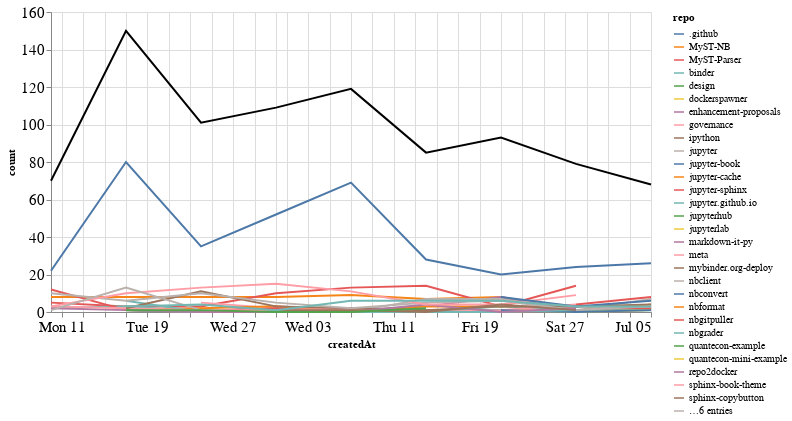

Notebook cell for this chart:
### Markdown cell above
## Comments

### Code cell
comments_time = comments.groupby('repo').resample('W', on='createdAt').count()['author'].reset_index()
comments_time = comments_time.rename(columns={'author': 'count'})
comments_time_total = comments_time.groupby('createdAt').agg({"count": "sum"}).reset_index()
ch1 = alt.Chart(comments_time, width=600).mark_line().encode(
    x='createdAt',
    y='count',
    color='repo',
    tooltip="repo"
)

ch2 = alt.Chart(comments_time_total, width=600).mark_line(color="black").encode(
    x='createdAt',
    y='count',
)

ch1 + ch2

### Figure 1 — Vega-Lite specification as saved in the notebook (floating-point values rounded to 4 significant figures; data arrays with more than 128 entries replaced by an {"elided": "..."} marker saying what was removed)
{"config": {"axisLeft": {"labelFontSize": 15}, "axisBottom": {"labelFontSize": 15}}, "layer": [{"data": {"name": "data-dd443476e84b9b0cb8e75a0059e42cd2"}, "mark": "line", "encoding": {"color": {"type": "nominal", "field": "repo"}, "tooltip": {"type": "nominal", "field": "repo"}, "x": {"type": "temporal", "field": "createdAt"}, "y": {"type": "quantitative", "field": "count"}}, "width": 600}, {"data": {"name": "data-e0ead837bb6fa2c4f8c3ca2f232bccc6"}, "mark": {"type": "line", "color": "black"}, "encoding": {"x": {"type": "temporal", "field": "createdAt"}, "y": {"type": "quantitative", "field": "count"}}, "width": 600}], "$schema": "https://vega.github.io/schema/vega-lite/v4.8.1.json", "datasets": {"data-dd443476e84b9b0cb8e75a0059e42cd2": {"elided": "178 records"}, "data-e0ead837bb6fa2c4f8c3ca2f232bccc6": [{"createdAt": "2020-05-10T00:00:00", "count": 70}, {"createdAt": "2020-05-17T00:00:00", "count": 150}, {"createdAt": "2020-05-24T00:00:00", "count": 101}, {"createdAt": "2020-05-31T00:00:00", "count": 109}, {"createdAt": "2020-06-07T00:00:00", "count": 119}, {"createdAt": "2020-06-14T00:00:00", "count": 85}, {"createdAt": "2020-06-21T00:00:00", "count": 93}, {"createdAt": "2020-06-28T00:00:00", "count": 79}, {"createdAt": "2020-07-05T00:00:00", "count": 68}]}}
